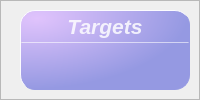
                 <widget class="QFrame" name="frame_7">
                  <property name="frameShape">
                   <enum>QFrame::Shape::StyledPanel</enum>
                  </property>
                  <property name="frameShadow">
                   <enum>QFrame::Shadow::Raised</enum>
                  </property>
                  <layout class="QHBoxLayout" name="horizontalLayout_23">
                   <property name="spacing">
                    <number>6</number>
                   </property>
                   <property name="leftMargin">
                    <number>0</number>
                   </property>
                   <property name="topMargin">
                    <number>9</number>
                   </property>
                   <property name="rightMargin">
                    <number>9</number>
                   </property>
                   <property name="bottomMargin">
                    <number>9</number>
                   </property>
                   <item>
                    <widget class="QLabel" name="targetLabel">
                     <property name="maximumSize">
                      <size>
                       <width>80</width>
                       <height>80</height>
                      </size>
                     </property>
                     <property name="text">
                      <string/>
                     </property>
                     <property name="pixmap">
                      <pixmap resource="YOLOSHOWUI.qrc">:/statusbar/images/newsize/targetBar.png</pixmap>
                     </property>
                     <property name="alignment">
                      <set>Qt::AlignmentFlag::AlignCenter</set>
                     </property>
                    </widget>
                   </item>
                   <item>
                    <widget class="QFrame" name="Target_QF">
                     <property name="minimumSize">
                      <size>
                       <width>170</width>
                       <height>80</height>
                      </size>
                     </property>
                     <property name="maximumSize">
                      <size>
                       <width>170</width>
                       <height>80</height>
                      </size>
                     </property>
                     <property name="toolTipDuration">
                      <number>0</number>
                     </property>
                     <property name="styleSheet">
                      <string notr="true">QFrame#Target_QF{
color: rgb(255, 255, 255);
border-radius: 15px;
background-color: qradialgradient(cx:0, cy:0, radius:1, fx:0.1, fy:0.1, stop:0 #E0C3FC,  stop:1  #9599E2);
border: 1px outset #9599E2;
}
</string>
                     </property>
                     <property name="frameShape">
                      <enum>QFrame::Shape::StyledPanel</enum>
                     </property>
                     <property name="frameShadow">
                      <enum>QFrame::Shadow::Raised</enum>
                     </property>
                     <layout class="QVBoxLayout" name="verticalLayout_9" stretch="0,2,1">
                      <property name="spacing">
                       <number>0</number>
                      </property>
                      <property name="leftMargin">
                       <number>0</number>
                      </property>
                      <property name="topMargin">
                       <number>0</number>
                      </property>
                      <property name="rightMargin">
                       <number>0</number>
                      </property>
                      <property name="bottomMargin">
                       <number>0</number>
                      </property>
                      <item>
                       <widget class="QFrame" name="Target_top">
                        <property name="styleSheet">
                         <string notr="true">border:none</string>
                        </property>
                        <property name="frameShape">
                         <enum>QFrame::Shape::StyledPanel</enum>
                        </property>
                        <property name="frameShadow">
                         <enum>QFrame::Shadow::Raised</enum>
                        </property>
                        <layout class="QHBoxLayout" name="horizontalLayout_12">
                         <property name="spacing">
                          <number>0</number>
                         </property>
                         <property name="leftMargin">
                          <number>0</number>
                         </property>
                         <property name="topMargin">
                          <number>3</number>
                         </property>
                         <property name="rightMargin">
                          <number>0</number>
                         </property>
                         <property name="bottomMargin">
                          <number>3</number>
                         </property>
                         <item>
                          <widget class="QLabel" name="label_6">
                           <property name="maximumSize">
                            <size>
                             <width>16777215</width>
                             <height>30</height>
                            </size>
                           </property>
                           <property name="font">
                            <font>
                             <family>Segoe UI</family>
                             <pointsize>16</pointsize>
                             <italic>true</italic>
                             <bold>true</bold>
                            </font>
                           </property>
                           <property name="styleSheet">
                            <string notr="true">color: rgba(255, 255,255, 210);
text-align:center;
font: 700 italic 16pt &quot;Segoe UI&quot;;</string>
                           </property>
                           <property name="text">
                            <string>Targets</string>
                           </property>
                           <property name="alignment">
                            <set>Qt::AlignmentFlag::AlignCenter</set>
                           </property>
                           <property name="indent">
                            <number>0</number>
                           </property>
                          </widget>
                         </item>
                        </layout>
                       </widget>
                      </item>
                      <item>
                       <widget class="Line" name="line_3">
                        <property name="maximumSize">
                         <size>
                          <width>16777215</width>
                          <height>1</height>
                         </size>
                        </property>
                        <property name="styleSheet">
                         <string notr="true">background-color: rgba(255, 255, 255, 89);</string>
                        </property>
                        <property name="orientation">
                         <enum>Qt::Orientation::Horizontal</enum>
                        </property>
                       </widget>
                      </item>
                      <item>
                       <widget class="QFrame" name="Target_bottom">
                        <property name="styleSheet">
                         <string notr="true">border:none</string>
                        </property>
                        <property name="frameShape">
                         <enum>QFrame::Shape::StyledPanel</enum>
                        </property>
                        <property name="frameShadow">
                         <enum>QFrame::Shadow::Raised</enum>
                        </property>
                        <layout class="QVBoxLayout" name="verticalLayout_10">
                         <property name="spacing">
                          <number>0</number>
                         </property>
                         <property name="leftMargin">
                          <number>0</number>
                         </property>
                         <property name="topMargin">
                          <number>6</number>
                         </property>
                         <property name="rightMargin">
                          <number>0</number>
                         </property>
                         <property name="bottomMargin">
                          <number>6</number>
                         </property>
                         <item alignment="Qt::AlignmentFlag::AlignTop">
                          <widget class="QLabel" name="Target_num">
                           <property name="minimumSize">
                            <size>
                             <width>0</width>
                             <height>30</height>
                            </size>
                           </property>
                           <property name="maximumSize">
                            <size>
                             <width>16777215</width>
                             <height>30</height>
                            </size>
                           </property>
                           <property name="font">
                            <font>
                             <family>Microsoft YaHei UI</family>
                             <pointsize>17</pointsize>
                             <italic>false</italic>
                             <bold>false</bold>
                             <underline>false</underline>
                            </font>
                           </property>
                           <property name="styleSheet">
                            <string notr="true">color: rgb(255, 255, 255);
font: 17pt &quot;Microsoft YaHei UI&quot;;</string>
                           </property>
                           <property name="text">
                            <string/>
                           </property>
                           <property name="alignment">
                            <set>Qt::AlignmentFlag::AlignCenter</set>
                           </property>
                          </widget>
                         </item>
                        </layout>
                       </widget>
                      </item>
                     </layout>
                    </widget>
                   </item>
                  </layout>
                 </widget>
